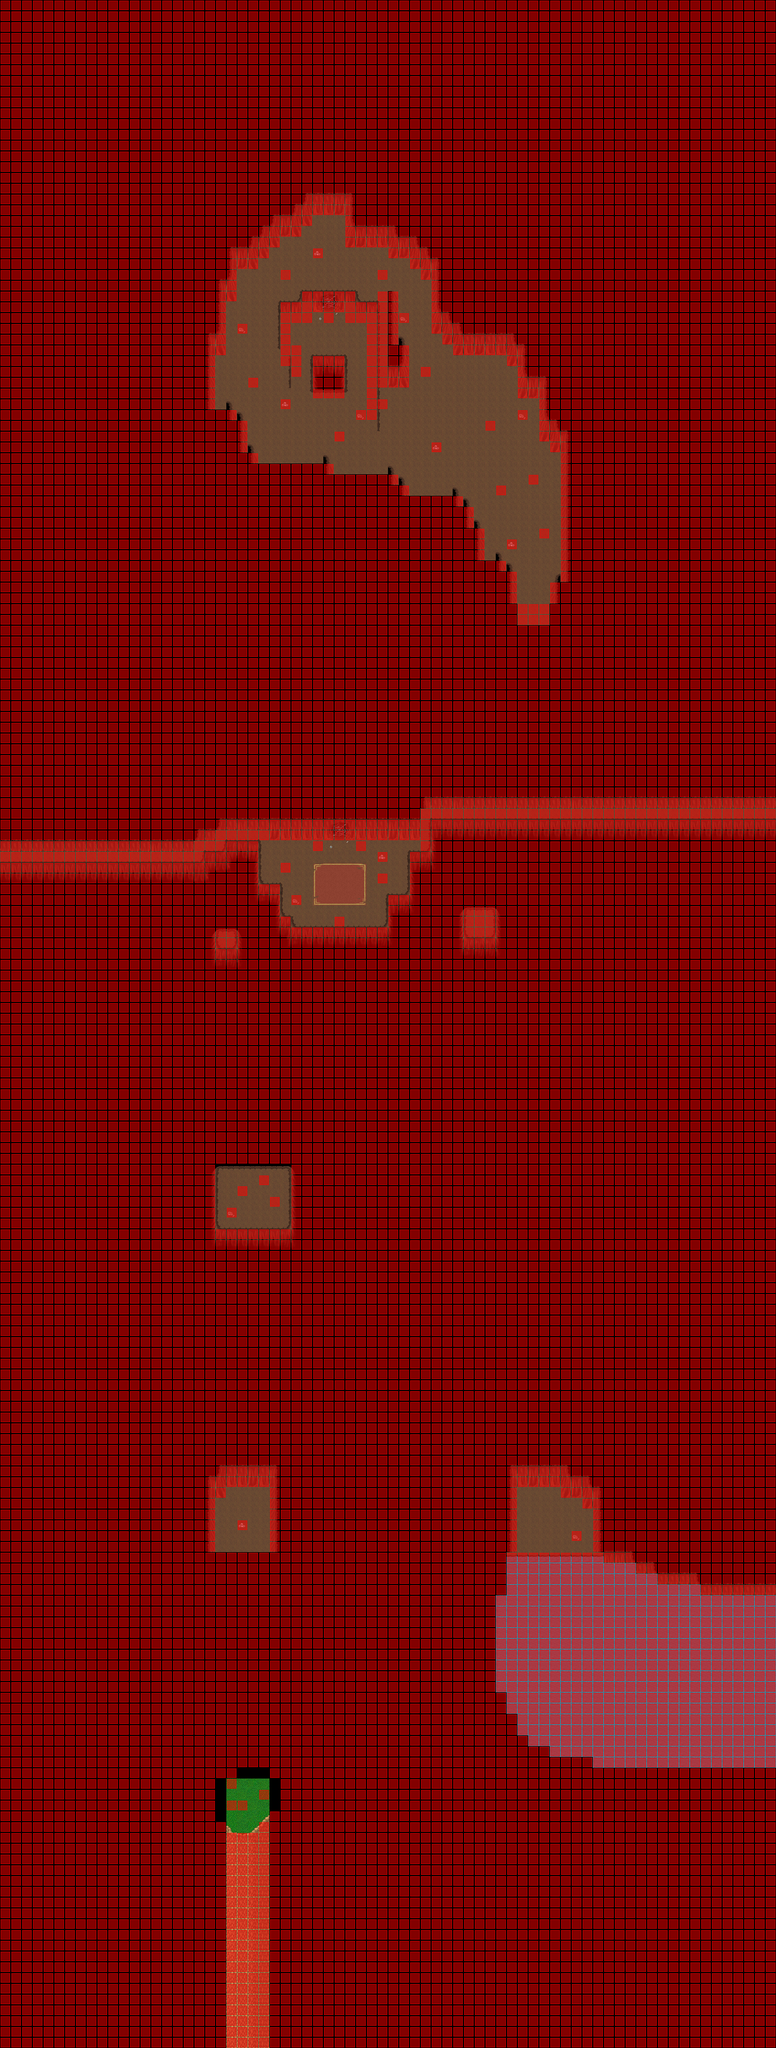

A 2D game scene composited from a Tiled map and its tileset images. What follows is a short description and the map's XML, with each tile layer's data collapsed to a summary:
An orthogonal 72x190 tile map with 32x32 px tiles, 2 tile layers (Ground, Collision), 3 hidden layers not drawn, 8 tilesets.

<map version="1.0" orientation="orthogonal" width="72" height="190" tilewidth="32" tileheight="32">
 <tileset firstgid="1" name="Cave" tilewidth="32" tileheight="32">
  <image source="../graphics/tiles/cave.png" width="512" height="256" />
 </tileset>
 <tileset firstgid="129" name="Cave x2" tilewidth="32" tileheight="64">
  <image source="../graphics/tiles/cave_x2.png" width="512" height="64" />
 </tileset>
 <tileset firstgid="145" name="Cave Bilevel" tilewidth="32" tileheight="32">
  <image source="../graphics/tiles/cave_bilevel.png" width="512" height="512" />
 </tileset>
 <tileset firstgid="401" name="Cave wet wall" tilewidth="32" tileheight="32">
  <image source="../graphics/tiles/cave_ani_wetwall.png" width="512" height="512" />
 </tileset>
 <tileset firstgid="657" name="Collision" tilewidth="32" tileheight="32">
  <image source="../graphics/tiles/collision.png" width="64" height="32" />
 </tileset>
 <tileset firstgid="659" name="Woodland indoor" tilewidth="32" tileheight="32">
  <image source="../graphics/tiles/woodland_indoor.png" width="512" height="512" />
 </tileset>
 <tileset firstgid="915" name="Woodland ground" tilewidth="32" tileheight="32">
  <image source="../graphics/tiles/Woodland_ground.png" width="512" height="512" />
 </tileset>
 <tileset firstgid="1171" name="woodland x2" tilewidth="32" tileheight="64">
  <image source="../graphics/tiles/Woodland_x2.png" width="512" height="128" />
 </tileset>
 <layer name="Ground" width="72" height="190">
  <data>[13680 cells, 13680 non-empty, 158 distinct tile ids]</data>
 </layer>
 <layer name="Under" width="72" height="190" visible="0">
  <data>[13680 cells, 230 non-empty, 69 distinct tile ids]</data>
 </layer>
 <layer name="Fringe" width="72" height="190" visible="0">
  <data>[13680 cells, 24 non-empty, 10 distinct tile ids]</data>
 </layer>
 <layer name="Over" width="72" height="190" visible="0">
  <data>[13680 cells, 79 non-empty, 7 distinct tile ids]</data>
 </layer>
 <layer name="Collision" width="72" height="190">
  <data>[13680 cells, 12971 non-empty, 1 distinct tile ids]</data>
 </layer>
</map>
